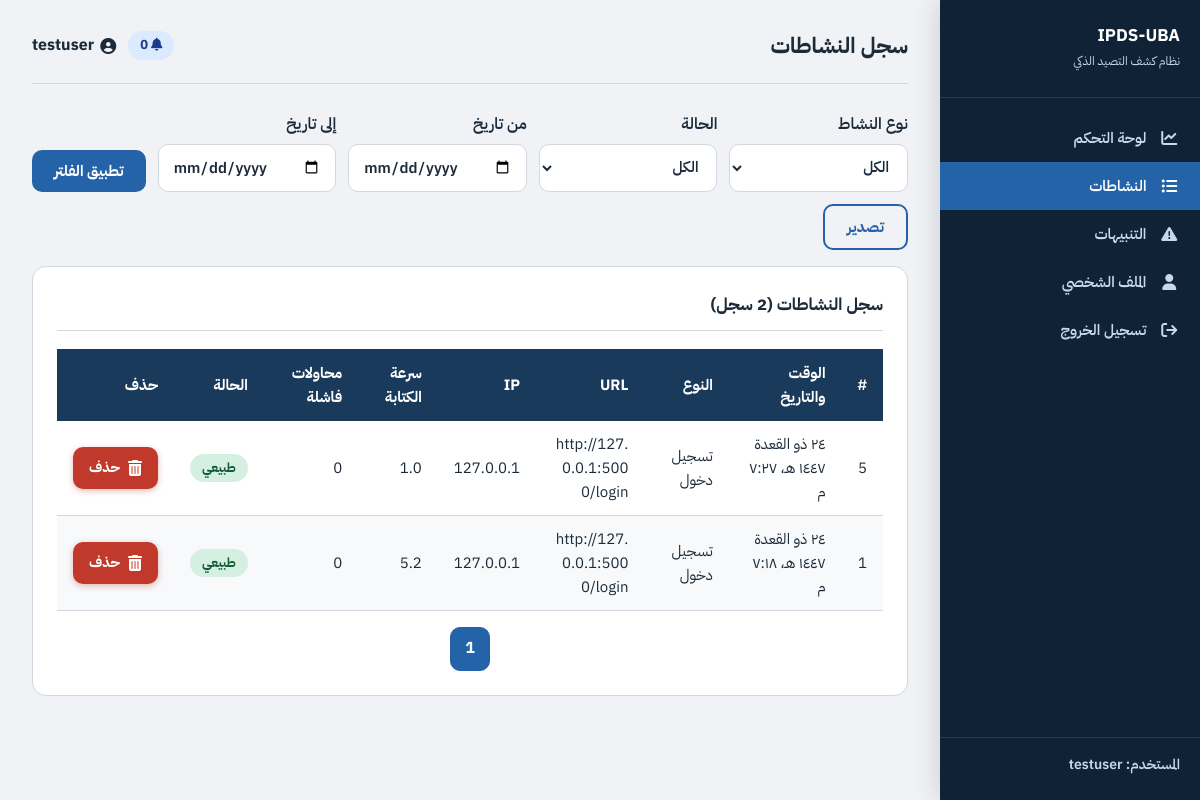
Page /activities (signed in) on the committed database.
### tables this page shows
CREATE TABLE activities (
            activity_id INTEGER PRIMARY KEY AUTOINCREMENT,
            user_id INTEGER NOT NULL,
            activity_type TEXT NOT NULL,
            timestamp DATETIME DEFAULT CURRENT_TIMESTAMP,
            url_address TEXT,
            ip_address TEXT,
            typing_speed REAL,
            login_hour INTEGER,
            failed_attempts INTEGER DEFAULT 0,
            session_duration REAL,
            is_suspicious INTEGER DEFAULT 0,
            FOREIGN KEY (user_id) REFERENCES users(user_id)
        );

### routes/activities.py (the view)
@activities_bp.route('/activities')
def activities_view():
    red = _require_login()
    if red:
        return red
    uid = int(session['user_id'])
    page = int(request.args.get('page', 1) or 1)
    if page < 1:
        page = 1
    per_page = 20
    activity_type = request.args.get('type') or None
    suspicious_param = request.args.get('suspicious', '')
    susp_filter = suspicious_param if suspicious_param in ('0', '1') else None
    date_from = request.args.get('date_from') or None
    date_to = request.args.get('date_to') or None
    total, rows = ActivityModel.list_paginated(
        uid, page, per_page, activity_type, susp_filter, date_from, date_to
    )
    types = ActivityModel.distinct_types_for_user(uid)
    total_pages = max(1, int(ceil(total / per_page)))
    return render_template(
        'activities.html',
        page_title='سجل النشاطات',
        rows=rows,
        page=page,
        total_pages=total_pages,
        total=total,
        types=types,
        activity_type=activity_type or '',
        suspicious=suspicious_param,
        date_from=date_from or '',
        date_to=date_to or '',
    )

### app.py (called while the page is built)
@app.after_request
def security_headers(response):
    response.headers['X-Content-Type-Options'] = 'nosniff'
    return response

### database.py (called while the page is built)
def get_connection():
    conn = sqlite3.connect(DB_PATH)
    conn.row_factory = sqlite3.Row
    return conn

### models/activity.py (called while the page is built)
    @staticmethod
    def distinct_types_for_user(user_id):
        conn = get_connection()
        rows = conn.execute(
            'SELECT DISTINCT activity_type FROM activities WHERE user_id = ? ORDER BY activity_type',
            (user_id,),
        ).fetchall()
        conn.close()
        return [r['activity_type'] for r in rows]

### routes/activities.py (called while the page is built)
def _require_login():
    if not session.get('user_id'):
        return redirect(url_for('auth.login_view'))
    return None

### templates/activities.html (shortened to what this page needs)
{% extends 'base.html' %}
{% block content %}
<form class="filters-bar" method="get" action="{{ url_for('activities.activities_view') }}">
    <div class="field">
        <label for="type">نوع النشاط</label>
        <select name="type" id="type">
            <option value="">الكل</option>
        </select>
    </div>
    <div class="field">
        <label for="suspicious">الحالة</label>
        <select name="suspicious" id="suspicious">
            <option value="" {% if suspicious == '' %}selected{% endif %}>الكل</option>
        </select>
    </div>
    <div class="field">
        <label for="date_from">من تاريخ</label>
        <input type="date" name="date_from" id="date_from" value="{{ date_from }}">
    </div>
    <div class="field">
        <label for="date_to">إلى تاريخ</label>
        <input type="date" name="date_to" id="date_to" value="{{ date_to }}">
    </div>
    <div class="field" style="flex:0 0 auto;">
        <button type="submit" class="btn btn-primary">تطبيق الفلتر</button>
    </div>
    <div class="field" style="flex:0 0 auto;">
        <button type="button" class="btn btn-outline" id="exportBtn">تصدير</button>
    </div>
</form>
<div class="panel">
    <div class="panel-title">سجل النشاطات ({{ total }} سجل)</div>
    <div style="overflow-x:auto;">
        <table>
            <thead>
                <tr>
                    <th>#</th>
                    <th>الوقت والتاريخ</th>
                    <th>النوع</th>
                    <th>URL</th>
                    <th>IP</th>
                    <th>سرعة الكتابة</th>
                    <th>محاولات فاشلة</th>
                    <th>الحالة</th>
                    <th>حذف</th>
                </tr>
            </thead>
            <tbody>
                {% for r in rows %}
                <tr>
                    <td>{{ r.activity_id }}</td>
                    <td><span data-utc-datetime="{{ r.timestamp|e }}">{{ r.timestamp }}</span></td>
                    <td>{{ r.activity_type }}</td>
                    <td style="max-width:220px;word-break:break-all;">{{ r.url_address or '—' }}</td>
                    <td>{{ r.ip_address or '—' }}</td>
                    <td>{{ '%.1f'|format(r.typing_speed or 0) }}</td>
                    <td>{{ r.failed_attempts or 0 }}</td>
                    <td>
                        {% if r.is_suspicious %}
                        <span class="badge badge-danger">مشبوه</span>
                        {% else %}
                        <span class="badge badge-success">طبيعي</span>
                        {% endif %}
                    </td>
                    <td>
                        <button type="button" class="btn-delete-record" data-delete-activity="{{ r.activity_id }}" title="حذف هذا السجل من السجل">
                            <i class="fa-solid fa-trash-can" aria-hidden="true"></i>
                            <span>حذف</span>
                        </button>
                    </td>
                </tr>
                {% else %}
                <tr><td colspan="9" style="text-align:center;font-weight:700;">لا توجد سجلات</td></tr>
                {% endfor %}
            </tbody>
        </table>
    </div>
    <div class="pagination">
        {% for p in range(1, total_pages + 1) %}
            {% if p == page %}
            <span class="current">{{ p }}</span>
            {% endif %}
        {% endfor %}
    </div>
</div>
{% endblock %}

### static/css/main.css (style rules this page uses)
:root { --primary: #1a3a5c; --primary-light: #2563a8; --accent: #c0392b; --success: #1a7a4a; --warning: #b5870a; --bg: #f0f2f5; --surface: #ffffff; --border: #d1d8e0; --text-main: #1c2b3a; --text-muted: #5a6a7a; --sidebar-bg: #0f2236; --sidebar-text: #c8d8e8; --sidebar-active: #2563a8; --radius: 10px; --radius-lg: 14px; }
* { box-sizing: border-box; margin: 0; padding: 0; }
body { font-family: 'IBM Plex Sans Arabic', sans-serif; background: var(--bg); color: var(--text-main); font-size: 16px; line-height: 1.6; direction: rtl; }
.btn { display: inline-flex; align-items: center; justify-content: center; gap: 8px; padding: 10px 22px; border-radius: var(--radius); font-family: 'IBM Plex Sans Arabic', sans-serif; font-size: 15px; font-weight: 700; cursor: pointer; border: none; transition: background 0.2s, transform 0.1s; text-decoration: none; }
.btn-primary { background: var(--primary-light); color: #fff; }
.btn-outline { background: transparent; color: var(--primary-light); border: 2px solid var(--primary-light); }
table { width: 100%; border-collapse: collapse; font-size: 15px; }
thead th { background: var(--primary); color: #fff; font-weight: 700; font-size: 15px; padding: 12px 16px; text-align: right; }
tbody tr:nth-child(even) { background: #f7f9fb; }
tbody td { padding: 11px 16px; border-bottom: 1px solid var(--border); color: var(--text-main); font-size: 15px; }
.badge { display: inline-block; padding: 4px 12px; border-radius: 20px; font-size: 13px; font-weight: 700; }
.badge-success { background: #d5f0e3; color: #145a32; }
input[type='text'], input[type='email'], input[type='password'], input[type='number'], input[type='date'], select, textarea { width: 100%; padding: 11px 14px; border: 1.5px solid var(--border); border-radius: var(--radius); font-family: 'IBM Plex Sans Arabic', sans-serif; font-size: 15px; font-weight: 600; color: var(--text-main); background: #fff; outline: none; transition: border-color 0.2s; }
label { font-weight: 600; display: block; margin-bottom: 6px; }
.panel { background: var(--surface); border: 1px solid var(--border); border-radius: var(--radius-lg); padding: 24px; margin-bottom: 24px; }
.panel-title { font-size: 17px; font-weight: 700; color: var(--text-main); margin-bottom: 18px; padding-bottom: 12px; border-bottom: 1px solid var(--border); }
.filters-bar { display: flex; flex-wrap: wrap; gap: 12px; align-items: flex-end; margin-bottom: 16px; }
.filters-bar .field { flex: 1 1 160px; }
.pagination { display: flex; gap: 8px; align-items: center; justify-content: center; margin-top: 16px; flex-wrap: wrap; }
.pagination a, .pagination span { padding: 8px 14px; border-radius: var(--radius); border: 1px solid var(--border); text-decoration: none; color: var(--text-main); font-weight: 700; background: #fff; }
.pagination .current { background: var(--primary-light); color: #fff; border-color: var(--primary-light); }
.btn-delete-record { display: inline-flex; align-items: center; justify-content: center; gap: 8px; padding: 8px 16px; min-height: 42px; border-radius: var(--radius); border: none; background: var(--accent); color: #fff; font-family: 'IBM Plex Sans Arabic', sans-serif; font-size: 14px; font-weight: 700; cursor: pointer; white-space: nowrap; box-shadow: 0 2px 6px rgba(192, 57, 43, 0.35); }
.btn-delete-record i { font-size: 16px; color: #fff; }
.fa-solid, .fas { font-family: 'Font Awesome 6 Free' !important; font-weight: 900 !important; font-style: normal !important; -webkit-font-smoothing: antialiased; }

### rows in the picture
activities: activity_id "5", activity_type "تسجيل دخول", url_address "http://127.0.0.1:5000/login", ip_address "127.0.0.1", typing_speed "1.0", failed_attempts "0", is_suspicious "طبيعي"
activities: activity_id "1", activity_type "تسجيل دخول", url_address "http://127.0.0.1:5000/login", ip_address "127.0.0.1", typing_speed "5.2", failed_attempts "0", is_suspicious "طبيعي"

### other values in the picture
{{ session.get('username','') }} "testuser"
{{ page_title or 'لوحة التحكم' }} "سجل النشاطات"
{{ total }} "2"
{{ p }} "1"
